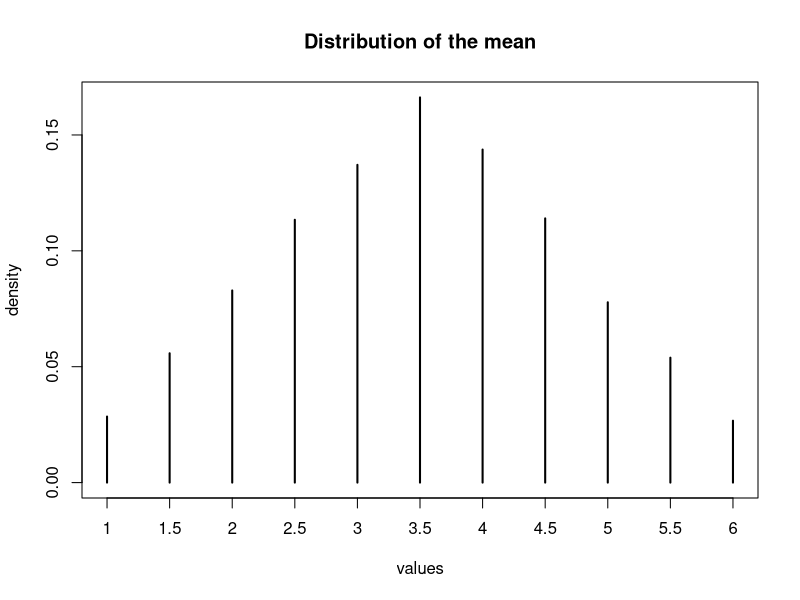
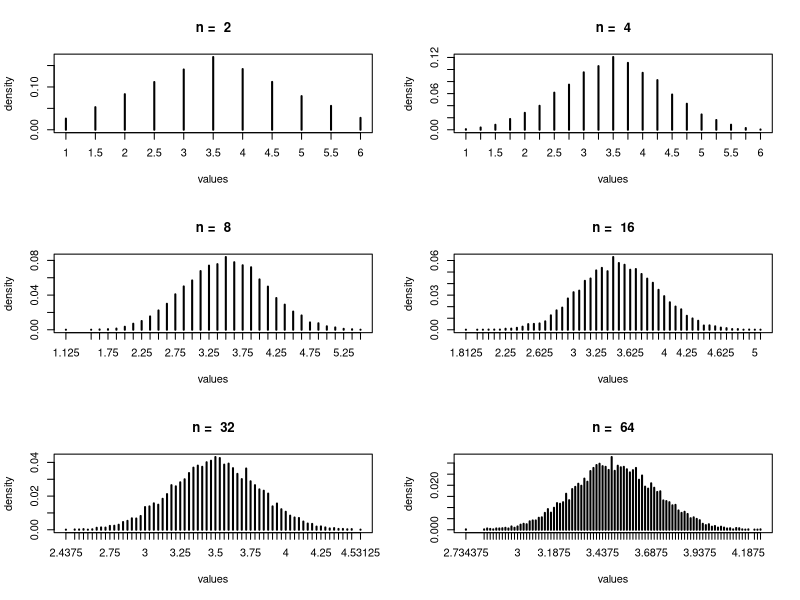

R code for these plots, in order:
## ---- chunk 1
knitr::opts_chunk$set(echo = TRUE)
## ---- chunk 2
set.seed(0503)

r <- 10000
n <- 2
sm <- rep(0, r)
for (i in 1:r)
{
    x <- sample(1:6, n, replace=TRUE)
    sm[i] <- mean(x)
}

head(sm)
## ---- chunk 3
plot(table(sm)/r, 
     xlab="values", 
     ylab="density", 
     main="Distribution of the mean")
## ---- chunk 4
r <- 10000
n <- c(2, 4, 8, 16, 32, 64)
sm <- rep(0, r)

par(mfrow=c(3, 2))

for (j in n)
{
    for (i in 1:r)
    {
        x <- sample(1:6, j, replace=TRUE)
        sm[i] <- mean(x)
    }
    plot(table(sm)/r, 
         xlab="values", 
         ylab="density", 
         main=paste("n = ", j))
}
